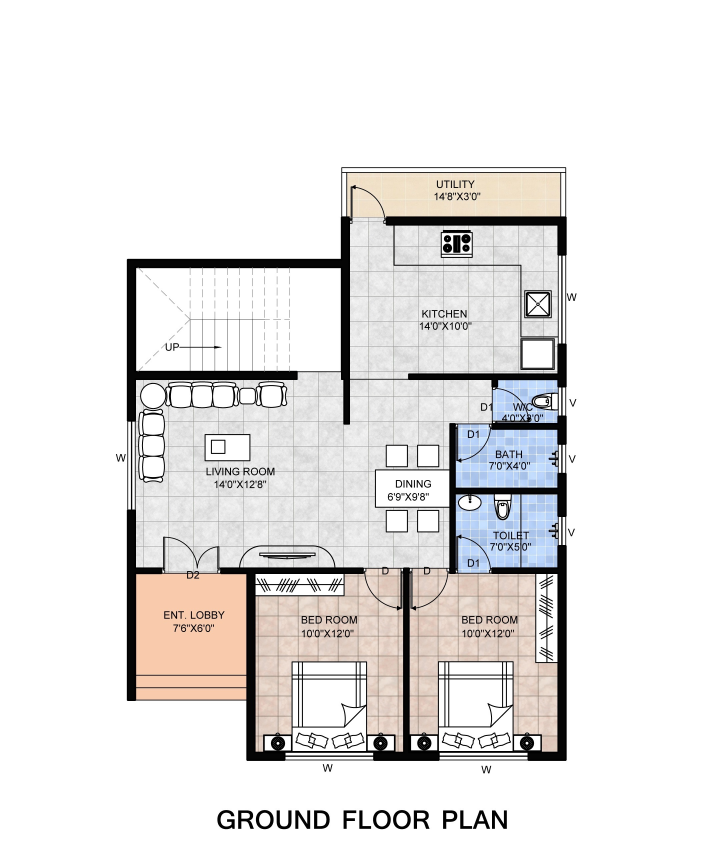
#> input picture fixtures/full-home-candidates/2bhk-bungalow.jpg, 2160 x 2576 px (shown at 1/3 size)
$ python -i floorplan_candidates.py   (imports and definitions only)
#> lines starting #> are read from the running program, lines starting #| are printed output that depends on the picture
"""Deterministic structural and furniture candidates for S2-C V3-3."""

from __future__ import annotations

import math
import statistics
from collections import Counter

import cv2
import numpy as np
from PIL import Image, ImageDraw, ImageFont


# [16 lines left out: functions _font, _runs, not called in this run]


def _near(a: float, b: float, tolerance: float = 2.0):
    return abs(float(a) - float(b)) <= tolerance


# [269 lines left out: functions _measure_wall, _segment_groups, _perimeter_wall, _snap, _connect_perimeter, _opening_candidates, not called in this run]


def _green_mask(rgb: np.ndarray):
    red, green, blue = (rgb[..., index].astype(int) for index in range(3))
    return (green > red + 12) & (green > blue + 8) & (green > 70) & (red > 10)


def _dimension_lines(image: Image.Image, outline: list[int]):
    width, height = image.size
    rgb = np.asarray(image.convert("RGB"))
    mask = _green_mask(rgb)
    x0, y0, x1, y1 = [float(value) for value in outline]
    seed = []
    horizontal = cv2.morphologyEx(
        mask.astype(np.uint8),
        cv2.MORPH_CLOSE,
        np.ones((1, 81), np.uint8),
    )
    vertical = cv2.morphologyEx(
        mask.astype(np.uint8),
        cv2.MORPH_CLOSE,
        np.ones((81, 1), np.uint8),
    )
    for at in range(height):
        runs = _runs(horizontal[at] > 0, minimum_gap=2)
        if not runs:
            continue
        lo, hi = max(runs, key=lambda run: run[1] - run[0])
        if hi - lo + 1 < max(100, int(width * 0.35)):
            continue
        if at < y0 - 2:
            side = "top"
        elif at > y1 + 2:
            side = "bottom"
        else:
            continue
        seed.append(
            {
                "orient": "h",
                "axis": "h",
                "side": side,
                "at": float(at),
                "from": float(lo),
                "to": float(hi),
            }
        )
    for at in range(width):
        runs = _runs(vertical[:, at] > 0, minimum_gap=2)
        if not runs:
            continue
        lo, hi = max(runs, key=lambda run: run[1] - run[0])
        if hi - lo + 1 < max(100, int(height * 0.35)):
            continue
        if at < x0 - 2:
            side = "left"
        elif at > x1 + 2:
            side = "right"
        else:
            continue
        seed.append(
            {
                "orient": "v",
                "axis": "v",
                "side": side,
                "at": float(at),
                "from": float(lo),
                "to": float(hi),
            }
        )
    grouped = []
    for item in sorted(seed, key=lambda value: (value["side"], value["at"])):
        same = next(
            (
                group
                for group in grouped
                if group["side"] == item["side"] and _near(group["at"], item["at"], 3)
            ),
            None,
        )
        if same:
            same["rows"].append(item)
        else:
            grouped.append({**item, "rows": [item]})
    output = []
    for side in ("top", "bottom", "left", "right"):
        side_groups = [group for group in grouped if group["side"] == side]
        side_groups.sort(key=lambda group: group["at"])
        if side in ("bottom", "right"):
            side_groups.sort(key=lambda group: -group["at"])
        for slot, group in enumerate(side_groups):
            at = statistics.median(row["at"] for row in group["rows"])
            lo = min(row["from"] for row in group["rows"])
            hi = max(row["to"] for row in group["rows"])
            output.append(
                {
                    "candidateId": f"dim_{side}_{slot}",
                    "axis": "h" if side in ("top", "bottom") else "v",
                    "side": side,
                    "at": round(float(at), 1),
                    "ticks": [round(float(lo), 1), round(float(hi), 1)],
                    "suggestedWallRole": {
                        "top": "top",
                        "bottom": "bottom",
                        "left": "left",
                        "right": "right",
                    }[side],
                    "suggestedBasis": "exterior" if slot == 0 else "interior",
                    "evidence": f"{side} exterior dimension line {slot + 1}",
                }
            )
    return output


# [1236 lines left out: functions structure_candidates, structure_overlay, _room_region, _inside_region, _dedupe_candidates, _overlap and 16 more, not called in this run]

>>> from PIL import Image
>>> picture = Image.open('../../../fixtures/full-home-candidates/2bhk-bungalow.jpg')
#> picture is the input picture: PIL image 2160x2576 RGB; mean R, G, B 232.2, 230.6, 229.7
>>> result = _dimension_lines(picture, 'out.png')
#> in _green_mask, `red, green, blue = (rgb[..., index].astype(int) for index in range(3))`:
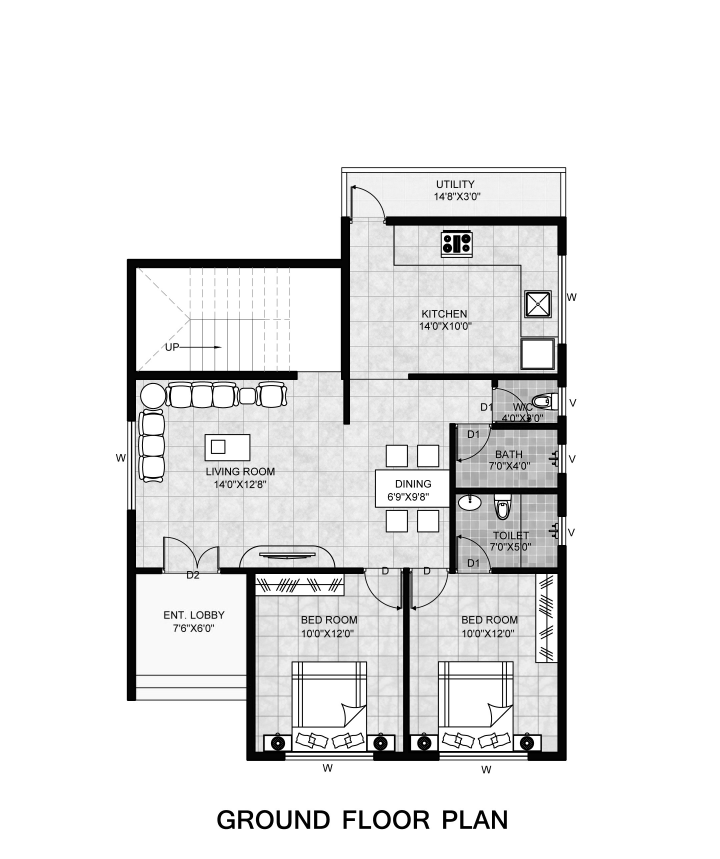
#> red: shape (2576, 2160) int64 (shown at 1/3 size); min 0, max 255, mean 232.2
#> in _green_mask, `red, green, blue = (rgb[..., index].astype(int) for index in range(3))`:
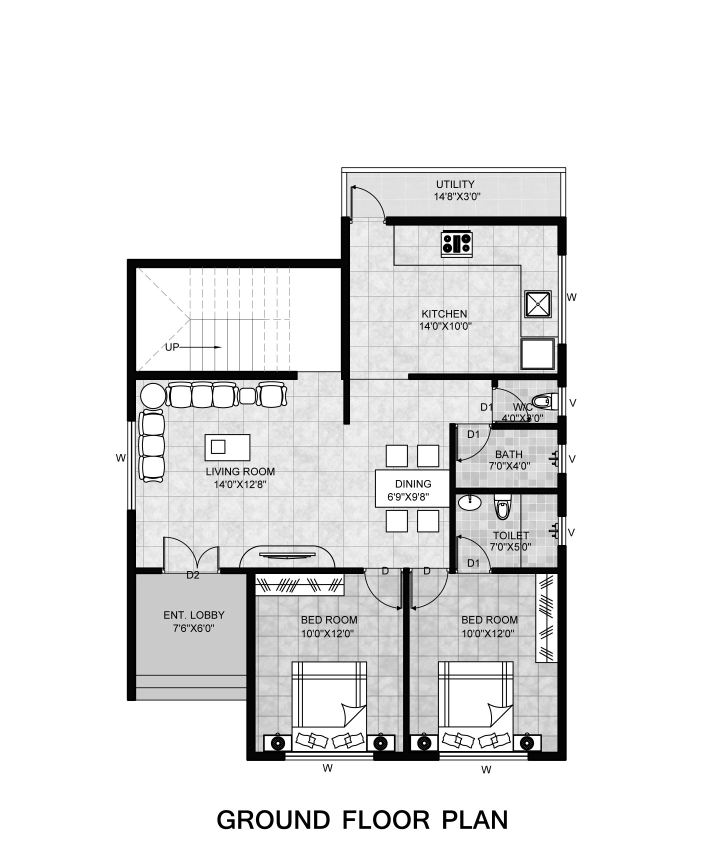
#> green: shape (2576, 2160) int64 (shown at 1/3 size); min 0, max 255, mean 230.6
#> in _green_mask, `red, green, blue = (rgb[..., index].astype(int) for index in range(3))`:
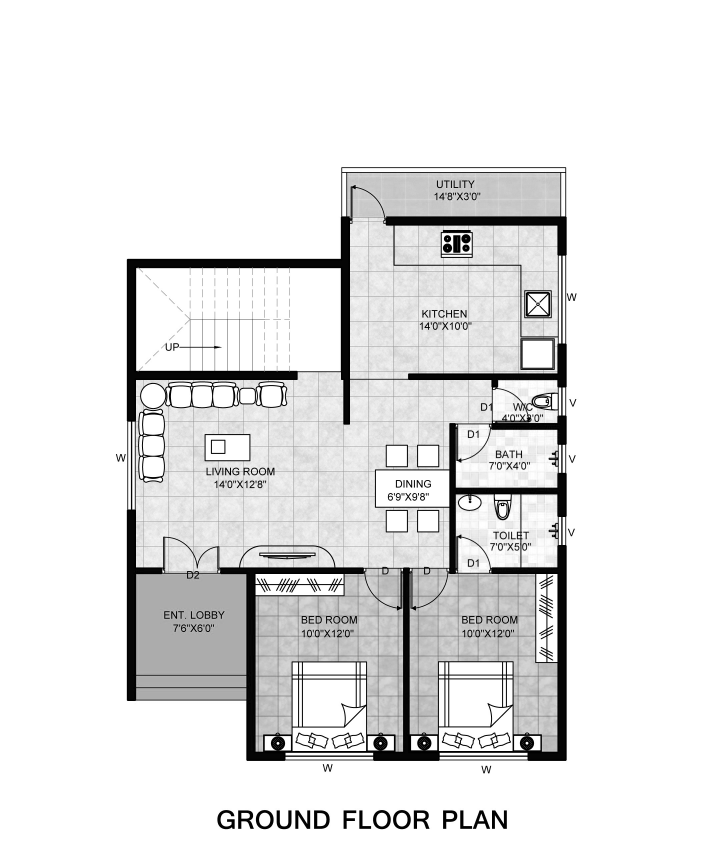
#> blue: shape (2576, 2160) int64 (shown at 1/3 size); min 0, max 255, mean 229.7
#> in _green_mask, `return (green > red + 12) & (green > blue + 8) & (green > 70) & (red >..`: returned value: shape (2576, 2160) bool; every value is 0
#> (the run stopped early here; a loop or call above may not have finished)
